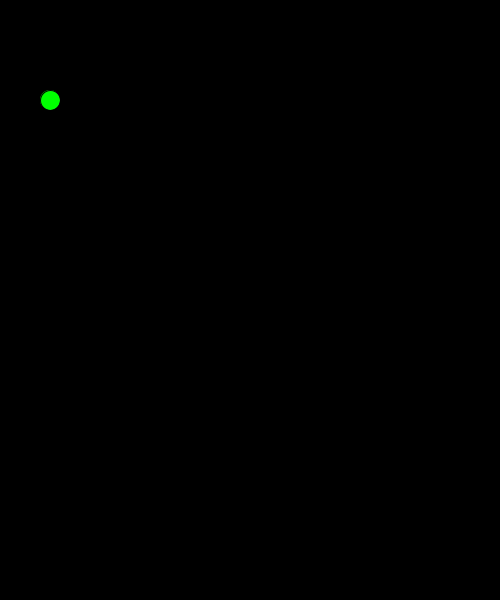
Frame 1 (no input)
Frame 60 (the mouse pressed at the canvas centre just before this capture): identical to frame 1, image omitted
Frame 120 (the mouse held since frame 60 and released just before this capture): identical to frame 1, image omitted

The Processing sketch that drew this single still picture (run headless with seeded random() and noise(); from frame 60 on, the mouse is pressed at the canvas centre):

// Processing sketch: ConstructorIs
// ── ConstructorIs.pde
//Global Variables

// Creating a Class Variable like a Global Variable
Ball myBall = new Ball();
//Option: create more ellipses

void setup() {
  size (500, 600); //Use size() while developing, will use fullScreen later

  //Assigning Variables in setup(), can be anywhere & should be in class
  myBall.x = 50; 
  myBall.y = 100;
  myBall.diameter = 20;
  myBall.colour = color(0, 255, 0); //Able to use hexidecimal from colour selctor
}

void draw() {
  background(0);
  fill(myBall.colour);
  ellipse(myBall.x, myBall.y, myBall.diameter, myBall.diameter);
} //Empty void Draw()

// ── Ball.pde
class Ball {
  float x, y, diameter;
  color colour; //Note: a float does not use enough memory to hold the bytes of colour
  // A float only holds enough for gray-scale 0-255
} //End of Class Ball
